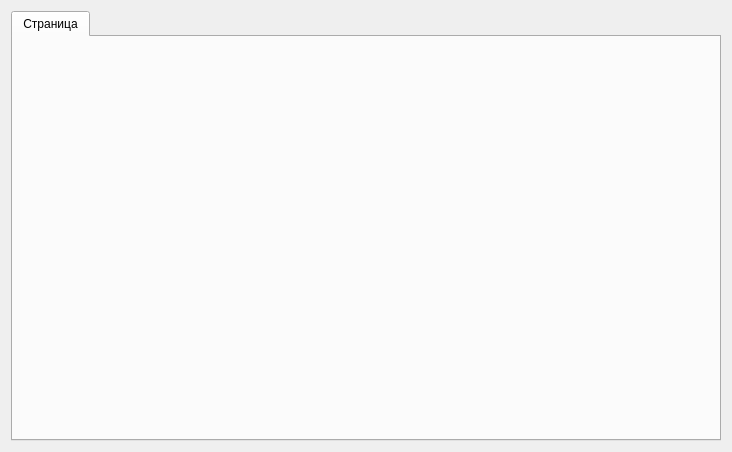
<?xml version="1.0" encoding="UTF-8"?>
<ui version="4.0">
 <class>MainWidget</class>
 <widget class="QWidget" name="MainWidget">
  <property name="geometry">
   <rect>
    <x>0</x>
    <y>0</y>
    <width>732</width>
    <height>452</height>
   </rect>
  </property>
  <property name="windowTitle">
   <string>MainWidget</string>
  </property>
  <layout class="QVBoxLayout" name="verticalLayout">
   <item>
    <widget class="QTabWidget" name="mainTabWidget">
     <widget class="QWidget" name="tab">
      <attribute name="title">
       <string>Страница</string>
      </attribute>
     </widget>
    </widget>
   </item>
  </layout>
 </widget>
 <layoutdefault spacing="6" margin="11"/>
 <resources/>
 <connections/>
</ui>
